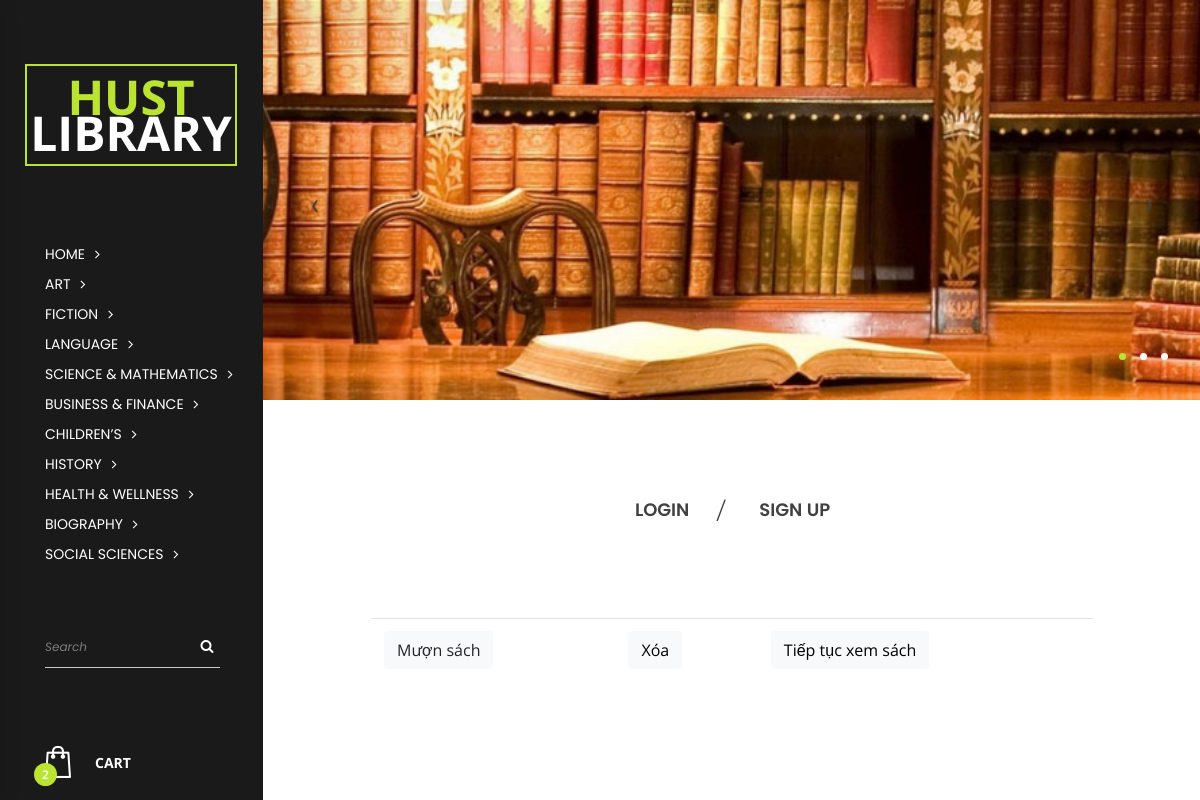
The app's page /snowhouse/view_gio_hang.php with its own data.
### tables this page shows
CREATE TABLE `danh_muc` (
  `ma_danh_muc` int(11) NOT NULL,
  `ten_danh_muc` varchar(50) NOT NULL
);

### snowhouse/view_gio_hang.php (the view, shortened to what this page needs)
<!DOCTYPE html>
<html lang="en">
<head>
    <link
        rel="stylesheet"
        type="text/css"
        href="styles/bootstrap-4.1.3/bootstrap.css"
    />
    <link
        href="plugins/font-awesome-4.7.0/css/font-awesome.min.css"
        rel="stylesheet"
        type="text/css"
    />
    <link
        rel="stylesheet"
        type="text/css"
        href="plugins/OwlCarousel2-2.2.1/owl.carousel.css"
    />
    <link
        rel="stylesheet"
        type="text/css"
        href="plugins/OwlCarousel2-2.2.1/owl.theme.default.css"
    />
    <link
        rel="stylesheet"
        type="text/css"
        href="plugins/OwlCarousel2-2.2.1/animate.css"
    />
    <link rel="stylesheet" type="text/css" href="styles/main_styles.css" />
    <link rel="stylesheet" type="text/css" href="styles/responsive.css" />
</head>
<body>
<?php
require_once 'connect.php';
$query = 'SELECT * FROM danh_muc';
$array_danh_muc = mysqli_query($connect, $query);
?>
<div class="super_container">
    <div class="sidebar">
        <div class="sidebar_logo">
            <a href="index.php"
            ><div>HUST <span>library</span></div></a
            >
        </div>
        <nav class="sidebar_nav">
            <ul>
                <li>
                    <a href="index.php"
                    >home<i class="fa fa-angle-right" aria-hidden="true"></i
                        ></a>
                </li>
                <?php foreach($array_danh_muc as $danh_muc):?>
                    <li>
                        <a
                            href="index.php?ma_danh_muc=<?php echo $danh_muc['ma_danh_muc'];?>"
                        ><?php echo $danh_muc['ten_danh_muc'];?><i
                                class="fa fa-angle-right"
                                aria-hidden="true"
                            ></i
                            ></a>
                    </li>
                <?php endforeach;?>
            </ul>
        </nav>
        <div class="search">
            <form action="#" class="search_form" id="sidebar_search_form">
                <input
                    type="text"
                    class="search_input"
                    placeholder="Search"
                    required="required"
                />
                <button class="search_button">
                    <i class="fa fa-search" aria-hidden="true"></i>
                </button>
            </form>
        </div>
        <div
            class="cart d-flex flex-row align-items-center justify-content-start"
        >
            <div class="cart_icon">
                <a href="view_gio_hang.php">
                    <img src="images/bag.png" alt="" />
                    <div class="cart_num">2</div>
                </a>
            </div>
            <div class="cart_text">Cart</div>
        </div>
    </div>
    <div class="home">
        <div class="home_slider_container">
            <div class="owl-carousel owl-theme home_slider">
                <div class="owl-item">
                    <div
                        class="background_image"
                        style="background-image: url(images/banner1.jpg);"
                    ></div>
                </div>
            </div>
            <div class="home_slider_nav home_slider_prev trans_200">
                <div
                    class="d-flex flex-column align-items-center justify-content-center"
                >
                    <img src="images/prev.png" alt="" />
                </div>
            </div>
            <div class="home_slider_nav home_slider_next trans_200">
                <div
                    class="d-flex flex-column align-items-center justify-content-center"
                >
                    <img src="images/next.png" alt="" />
                </div>
            </div>
        </div>
    </div>
    <div class="categories">
        <div class="section_container">
            <div class="container">
                <div class="row">
                    <div class="col text-center">
                        <div class="categories_list_container">
                            <ul
                                class="categories_list d-flex flex-row align-items-center justify-content-start"
                            >
                                <?php
                                if(isset($_SESSION['email'])){
                                    ?>
                                    <li>
                                        <a href=""><?php echo $kh['ten_kh']?></a>
                                    </li>
                                    <li><a href="view_gio_hang.php">Cart</a></li>
                                    <li><a href="process_logout.php">Logout</a></li>
                                    <?php
                                }else{
                                    ?>
                                    <li><a href="view_login.php">Login</a></li>
                                    <li><a href="view_sign_up.php">Sign up</a></li>
                                    <?php
                                }
                                ?>
                            </ul>
                        </div>
                    </div>
                </div>
            </div>
        </div>
    </div>
    <div class="products">
        <div class="section_container">
            <div class="container">
                <div class="row">
                    <div class="col">
                        <form action="process_dat_hang.php" method="post">
                            <table class="table">
                                <tr>
                                    <td><button class="btn btn-light">Mượn sách</button></td>
                                    <td><button class="btn btn-light"><a style="color: black" href="process_xoa_gio_hang.php">Xóa</a></button></td>
                                    <td><button class="btn btn-light"><a style="color: black" href="index.php">Tiếp tục xem sách</a></button> </td>
                                </tr>
                            </table>
                        </form>
                    </div>
                </div>
            </div>
        </div>
    </div>
</div>
</body>
</html>

### records on screen
danh_muc: ten_danh_muc "ART"
danh_muc: ten_danh_muc "FICTION"
danh_muc: ten_danh_muc "LANGUAGE"
danh_muc: ten_danh_muc "SCIENCE & MATHEMATICS"
danh_muc: ten_danh_muc "BUSINESS & FINANCE"
danh_muc: ten_danh_muc "CHILDREN’S"
danh_muc: ten_danh_muc "HISTORY"
danh_muc: ten_danh_muc "HEALTH & WELLNESS"
danh_muc: ten_danh_muc "BIOGRAPHY"
danh_muc: ten_danh_muc "SOCIAL SCIENCES"
